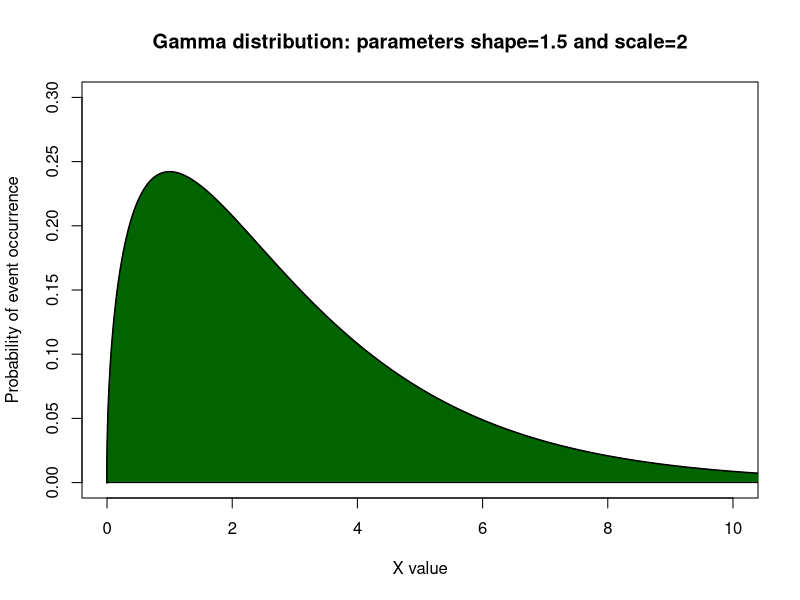
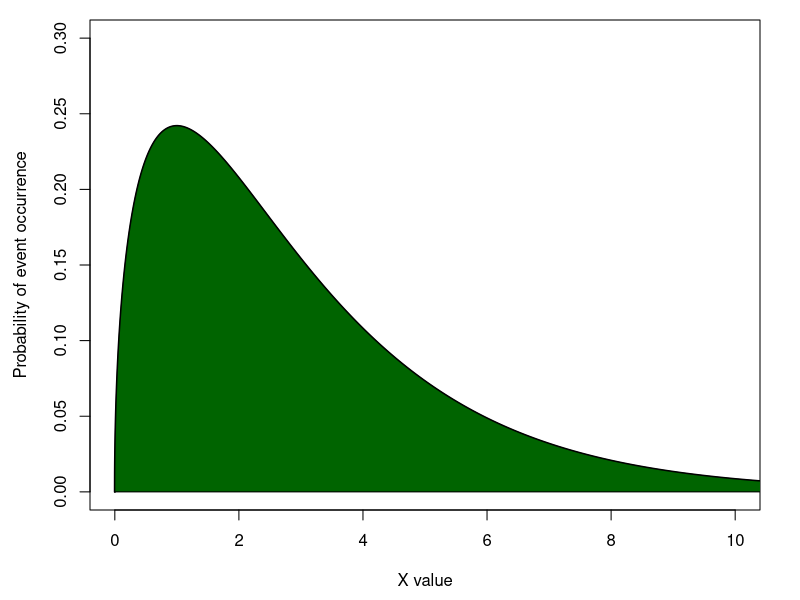
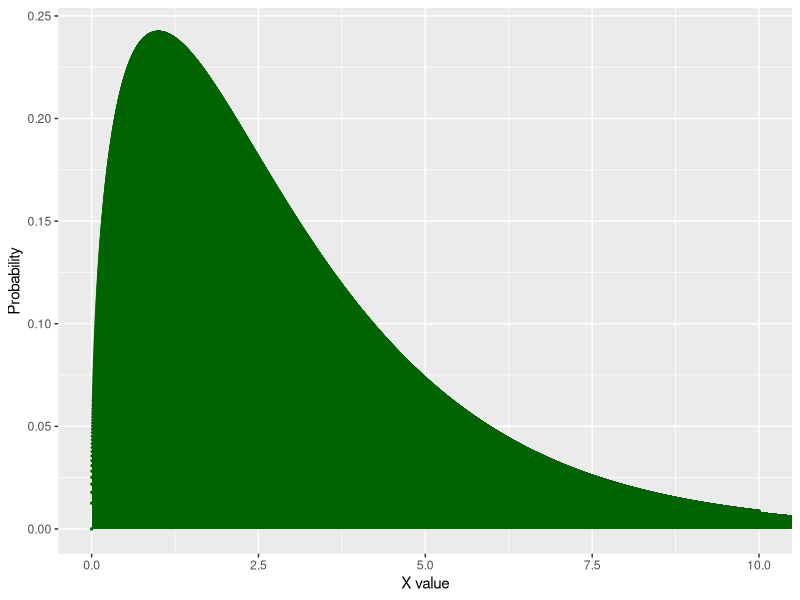

The R source for these figures, in order:
# Draw the gamma distribution.
library(ggplot2)

x <- seq(0, 100, 0.001)
#a <- 0.5
a <- 1.5
s <- 2
i<- seq(0,100,0.001)

y=dgamma(i, shape = a, scale = s)

y[length(y)] <-0

# graphics margins:
margins<-c(4.5,4.5,1,2)

# C<- data.frame(x,y)
B <- matrix(c(i,y), nrow=length(i),ncol=2)
C <-data.frame(B)

png(filename="gammadistribution.png", 
    width=5, 
    height=5, 
    units="in", 
    pointsize=10, 
    bg="white", 
    res=300, 
    type="quartz")

plot(x, 
     dgamma(x, shape = a, scale = s), 
     type = "l", 
     ylim = c(0,0.3), 
     lwd = 2, 
     xlab="X value", 
     ylab="Probability of event occurrence",
     xlim=c(0,10)
     
     )

# polygon(c(i),dgamma(i, shape = a, scale = s), density=5, angle=45)
polygon(c(i),dgamma(i, shape = a, scale = s), col="darkgreen")


text(6, 1.4, expression(f(x) == frac(1, s^a * Gamma(a)) * x^(a - 1) * exp(-frac(x, s))))
text(6, 1.2, expression(paste(a > 0, ": shape parameter")))
text(6, 1.1, expression(paste(s > 0, ": scale parameter")))
title("Gamma distribution: parameters shape=1.5 and scale=2",cex = 0.6)

dev.off()

png(filename="gammadistribution_simple.png", 
    width=5, 
    height=5, 
    units="in", 
    pointsize=10, 
    bg="white", 
    res=300, 
    type="quartz")

par(mar=margins)

plot(x, dgamma(x, shape = a, scale = s), type = "l", 
     ylim = c(0,0.3), 
     xlim=c(0,10),
     lwd = 2, 
     xlab="X value", 
     ylab="Probability of event occurrence")


# polygon(c(i),dgamma(i, shape = a, scale = s), density=5, angle=45)
polygon(c(i),dgamma(i, shape = a, scale = s), col="darkgreen")


#text(6, 1.4, expression(f(x) == frac(1, s^a * Gamma(a)) * x^(a - 1) * exp(-frac(x, s))))
#text(6, 1.2, expression(paste(a > 0, ": shape parameter")))
#text(6, 1.1, expression(paste(s > 0, ": scale parameter")))
#title("Gamma distribution: parameters shape=1.5 and scale=2",cex = 0.6)
dev.off()


png(filename="gammadistributionnolabels.png", width=5, height=5, units="in", pointsize=10, bg="white", res=300, type="quartz")

bb <- ggplot(data=C, aes(x=i,y=y)) + 
  geom_point(size=0.5, color="darkgreen") + 
  labs( x="X value", y="Probability") + 
  geom_polygon(x=i,y=y, fill="darkgreen", size=0.5, alpha=1) +
  xlim(0,10)

bb

dev.off()